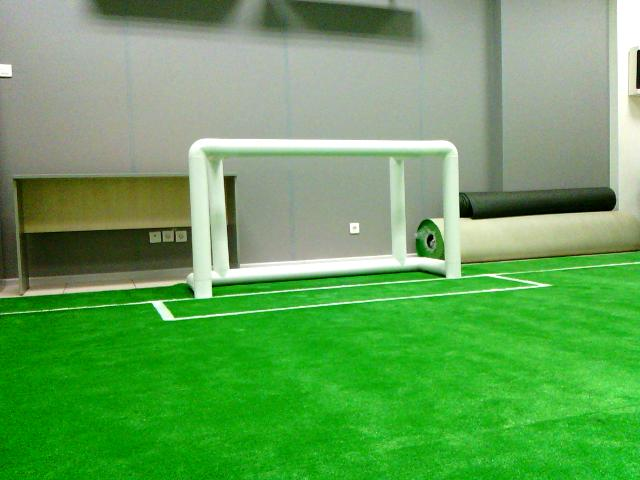
//> input picture goal_detection/IMAGE_0_0_0.jpg, 640 x 480 px, given in place of inp.webm, which was not available
$ ./goal_detection   (built with g++ and OpenCV 4)
//> lines starting //> are read from the running program, lines starting //| are printed output that depends on the picture; after the words box and inside, x2 and y2 are one past the last pixel; in counts of white or black regions, pixels touching at a corner belong together; pictures that were not available may be replaced by others from this repository, and a replacement may not be noted
//compile command: g++ -o goal_detection goal_detection.cpp `pkg-config opencv --cflags --libs`
//команда для компиляции: g++ -o goal_detection goal_detection.cpp `pkg-config opencv --cflags --libs`

#include <iostream>
#include "opencv2/highgui/highgui.hpp"
#include "opencv2/imgproc/imgproc.hpp"

using namespace cv;
using namespace std;

int find_biggest_area_component_ind (Mat img, Mat stats)
    {
    int ind = 0;
    float curr_max = 0;

    for(int i = 0; i < stats.rows; i++)
        {
        int x = stats.at<int>(Point(0, i));
        int y = stats.at<int>(Point(1, i));
        int w = stats.at<int>(Point(2, i));
        int h = stats.at<int>(Point(3, i));

        if (w * h > curr_max && w * h < img.rows * img.cols)
            {
            curr_max = w * h;
            ind = i;
            }
        }

    return ind;
    }

Rect find_biggest_area_component_rect (Mat img)
    {
    Mat labels;
    Mat stats;
    Mat centroids;
    cv::connectedComponentsWithStats (img, labels, stats, centroids);

    int ind = find_biggest_area_component_ind (img, stats);

    int x = stats.at <int> (Point (0, ind));
    int y = stats.at <int> (Point (1, ind));
    int w = stats.at <int> (Point (2, ind));
    int h = stats.at <int> (Point (3, ind));

    Rect rect (x, y, w, h);

    return rect;
    }

void colored_area_mask (Mat& img, int blur_kernel, int morph_kernel, Mat& res, Scalar low_color, Scalar high_color)
    {
    Mat imgHSV;
    Mat img_copy;
    img.copyTo (img_copy);

    medianBlur (img_copy, img_copy, blur_kernel);

    cvtColor (img_copy, imgHSV, COLOR_BGR2HSV);

    inRange (imgHSV, low_color, high_color, res);

    erode  (res, res, getStructuringElement (MORPH_ELLIPSE, Size (morph_kernel, morph_kernel)));
    dilate (res, res, getStructuringElement (MORPH_ELLIPSE, Size (morph_kernel, morph_kernel)));
    dilate (res, res, getStructuringElement (MORPH_ELLIPSE, Size (morph_kernel, morph_kernel)));
    erode  (res, res, getStructuringElement (MORPH_ELLIPSE, Size (morph_kernel, morph_kernel)));
    }

Rect detect_goal (Mat img, Mat& res)
    {
    int iLowH  = 0;
    int iHighH = 63;
    int iLowS  = 0;
    int iHighS = 111;
    int iLowV  = 249;
    int iHighV = 255;

    Scalar low_color  = Scalar (iLowH,  iLowS,  iLowV);
    Scalar high_color = Scalar (iHighH, iHighS, iHighV);

    colored_area_mask (img, 3, 5, res, low_color, high_color);

    return find_biggest_area_component_rect (res);
    }

void draw_lines (Mat& img, vector <Vec4i> lines, Scalar color = Scalar (0, 0, 255))
    {
    for (size_t i = 0; i < lines.size (); i ++)
        {
        Vec4i l = lines [i];
        line (img, Point (l [0], l [1]), Point (l [2], l [3]), color, 3, CV_AA);
        }
    }

void detect_lines (Mat img, Mat& cdst)
    {
    //black out non-green on heavily blurred image
    Mat field_mask;
    img.copyTo (field_mask);


    //medianBlur (img_th_blurred, img_th_blurred, 11);
    //blur (img_blurred, img_blurred, Size (21, 21));
    //colored_area_mask (img_blurred, )
    // 47 115 H компонента поля
    // 0 97 0 186 62 255 - HSV линий

    colored_area_mask (img, 21, 5, field_mask, Scalar (47, 0, 0), Scalar (145, 255, 255));
    //imshow ("Blurred", img_blurred);
    //bitwise_and (img_copy, img_copy, img_copy, field_mask);

    Mat img_copy;
    img.copyTo (img_copy, field_mask);

    //tune the coefficients of Hough transform

    Mat dst;

    Canny (img_copy, dst, 50, 200, 3);
    cvtColor (dst, cdst, CV_GRAY2BGR);

    imshow ("Blurred", img_copy);

    vector <Vec4i> lines;

    HoughLinesP (dst, lines, 1, CV_PI/180, 50, 50, 10 );

    draw_lines (cdst, lines);
    }

int main( int argc, char** argv )
    {
    //VideoCapture cap(0); //capture the video from web cam
    VideoCapture cap ("inp.webm"); //capture the video from web cam

    if ( !cap.isOpened() )  // if not success, exit program
        {
        cout << "Cannot open the web cam" << endl;
        return -1;
        }

    // [23 lines of commented-out code are left out]

    while (true)
        {
        Mat imgOriginal;
        bool bSuccess = cap.read(imgOriginal); // read a new frame from video
//> imgOriginal is the input picture: 480 rows x 640 cols, CV_8UC3; mean B, G, R 90.3, 163.3, 100.5

        if (!bSuccess) //if not success, break loop
            {
            cout << "Cannot read a frame from video stream" << endl;
            break;
            }

        // [14 lines of commented-out code are left out]

        Mat imgThresholded;
        Rect rect = detect_goal (imgOriginal, imgThresholded);
//> in colored_area_mask, `cvtColor (img_copy, imgHSV, COLOR_BGR2HSV);`: imgHSV: 480 rows x 640 cols, CV_8UC3; mean H, S, V 51.7, 120.3, 163.4
//> in colored_area_mask, `inRange (imgHSV, low_color, high_color, res);`:
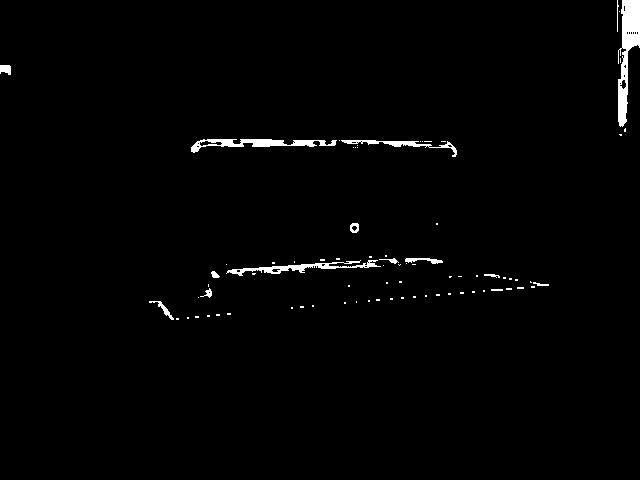
//> res: 480 rows x 640 cols, CV_8UC1; 1.4% white; 78 white regions (63 under 20 px), largest, box (x1, y1, x2, y2) and area: (618, 0, 640, 127) 1436, (191, 139, 337, 153) 793, (226, 260, 381, 276) 684
//> in colored_area_mask, `erode  (res, res, getStructuringElement (MORPH_ELLIPSE, Size (morph_ke..`:
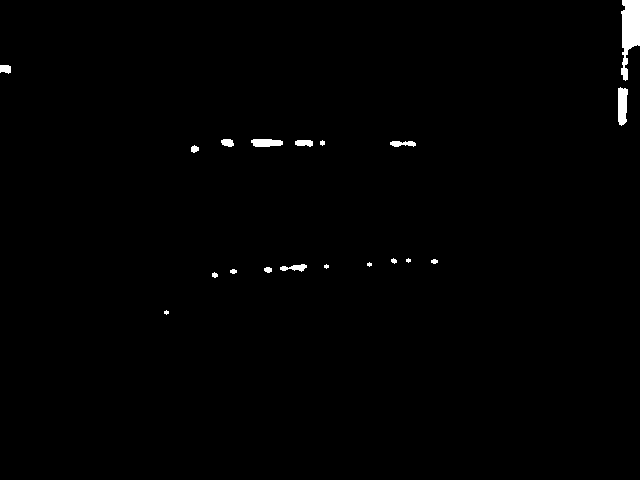
//> res: 480 rows x 640 cols, CV_8UC1; 0.75% white; 19 white regions (4 under 20 px), largest, box (x1, y1, x2, y2) and area: (621, 0, 640, 81) 999, (618, 87, 628, 126) 324, (251, 139, 283, 147) 216
//> in find_biggest_area_component_rect, `cv::connectedComponentsWithStats (img, labels, stats, centroids);`: labels: 480 rows x 640 cols, CV_32SC1; 20 distinct labels, from 0 to 19
//> in find_biggest_area_component_rect, `cv::connectedComponentsWithStats (img, labels, stats, centroids);`: stats = 20 rows, first 6: [0, 0, 640, 480, 304882], [621, 0, 19, 81, 999], [0, 65, 11, 9, 83], [618, 87, 10, 39, 324], [221, 139, 13, 8, 82], [251, 139, 32, 8, 216]; centroids = 20 rows, first 8: [318.3, 240.5], [629.5, 29.91], [5.05, 68.47], [622, 105.2], [227.2, 142.3], [265.9, 142.4], [303.7, 142.6], [322, 142.5]
//> the loop in find_biggest_area_component_ind, `for(int i = 0; i < stats.rows; i++)` made 20 passes
//> (x, y, w, h, curr_max) on pass 2: (621, 0, 19, 81, 1539)
//> (x, y, w, h) on passes 1, 3, 4, 5, 6, 7: (0, 0, 640, 480), (0, 65, 11, 9), (618, 87, 10, 39), (221, 139, 13, 8), (251, 139, 32, 8), (295, 140, 18, 7)
//> after the loop in find_biggest_area_component_ind, `for(int i = 0; i < stats.rows; i++)`: curr_max = 1539; ind = 1
//> in find_biggest_area_component_rect, `int x = stats.at <int> (Point (0, ind));`: x = 621
//> in find_biggest_area_component_rect, `int y = stats.at <int> (Point (1, ind));`: y = 0
//> in find_biggest_area_component_rect, `int w = stats.at <int> (Point (2, ind));`: w = 19
//> in find_biggest_area_component_rect, `int h = stats.at <int> (Point (3, ind));`: h = 81
//> in find_biggest_area_component_rect, `Rect rect (x, y, w, h);`: rect = Rect(621, 0, 19, 81)
//> rect = Rect(621, 0, 19, 81)

        Mat lines;
        imgOriginal.copyTo (lines);
        detect_lines (imgOriginal, lines);
//> call 2 of colored_area_mask, with blur_kernel = 21, morph_kernel = 5, low_color = Scalar(47), high_color = Scalar(145, 255, 255)
//> in colored_area_mask (call 2), `medianBlur (img_copy, img_copy, blur_kernel);`:
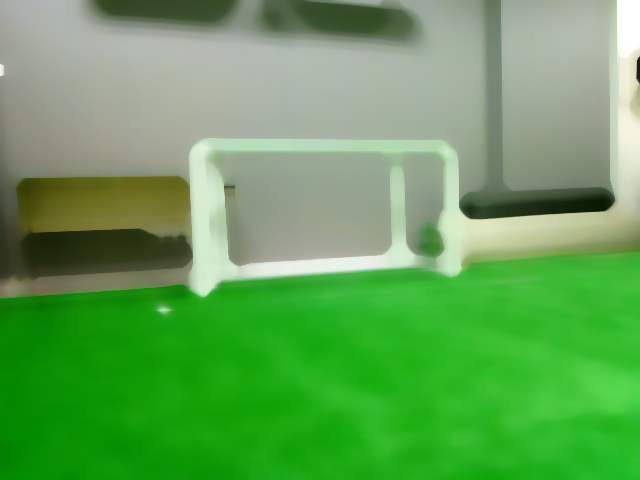
//> img_copy: 480 rows x 640 cols, CV_8UC3; mean B, G, R 89.1, 163.2, 99.4
//> in colored_area_mask (call 2), `cvtColor (img_copy, imgHSV, COLOR_BGR2HSV);`: imgHSV: 480 rows x 640 cols, CV_8UC3; mean H, S, V 51.5, 119.6, 163.2
//> in colored_area_mask (call 2), `inRange (imgHSV, low_color, high_color, res);`: res: 480 rows x 640 cols, CV_8UC1; 74.6% white; 212 black regions (178 under 20 px), largest, box (x1, y1, x2, y2) and area: (0, 12, 261, 298) 47253, (454, 0, 640, 269) 12275, (224, 186, 392, 275) 7970
//> in colored_area_mask (call 2), `erode  (res, res, getStructuringElement (MORPH_ELLIPSE, Size (morph_ke..`:
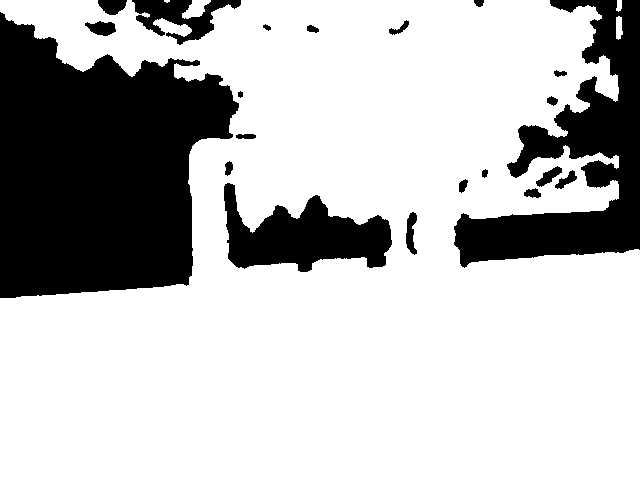
//> res: 480 rows x 640 cols, CV_8UC1; 73.9% white; 21 black regions, largest, box (x1, y1, x2, y2) and area: (0, 12, 239, 298) 47769, (454, 0, 640, 268) 19848, (224, 183, 392, 272) 8100
//> in detect_lines, `img.copyTo (img_copy, field_mask);`:
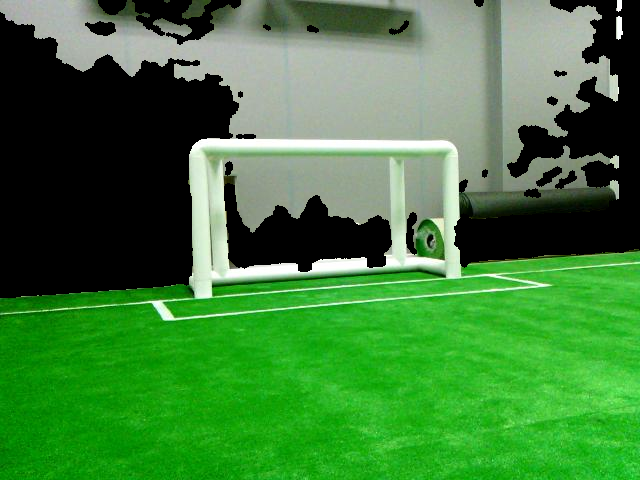
//> img_copy: 480 rows x 640 cols, CV_8UC3; mean B, G, R 59.3, 125.2, 63.8
//> in detect_lines, `Canny (img_copy, dst, 50, 200, 3);`:
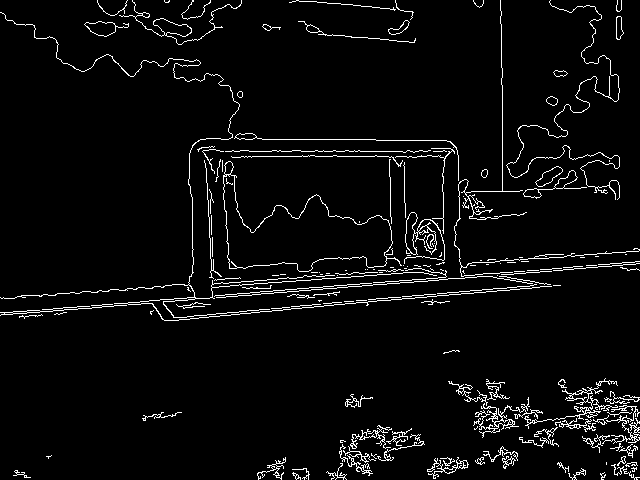
//> dst: 480 rows x 640 cols, CV_8UC1; 4.3% white in thin lines or dots
//> in detect_lines, `cvtColor (dst, cdst, CV_GRAY2BGR);`: cdst: 480 rows x 640 cols, CV_8UC3; 4.3% white in thin lines or dots
//> in detect_lines, `HoughLinesP (dst, lines, 1, CV_PI/180, 50, 50, 10 );`: lines = 60 lines (x1, y1, x2, y2), first 8: [199, 317, 560, 285], [17, 296, 171, 285], [553, 270, 635, 264], [461, 276, 639, 261], [252, 294, 386, 284], [0, 315, 129, 304], [500, 0, 502, 146], [220, 151, 457, 151]
//> the loop in draw_lines, `for (size_t i = 0; i < lines.size (); i ++)` made 60 passes
//> l on passes 1 to 12: [199, 317, 560, 285], [17, 296, 171, 285], [553, 270, 635, 264], [461, 276, 639, 261], [252, 294, 386, 284], [0, 315, 129, 304], [500, 0, 502, 146], [220, 151, 457, 151], [4, 313, 194, 296], [161, 318, 550, 284], [337, 287, 497, 275], [91, 292, 163, 287]
//> after the loop in draw_lines, `for (size_t i = 0; i < lines.size (); i ++)`:
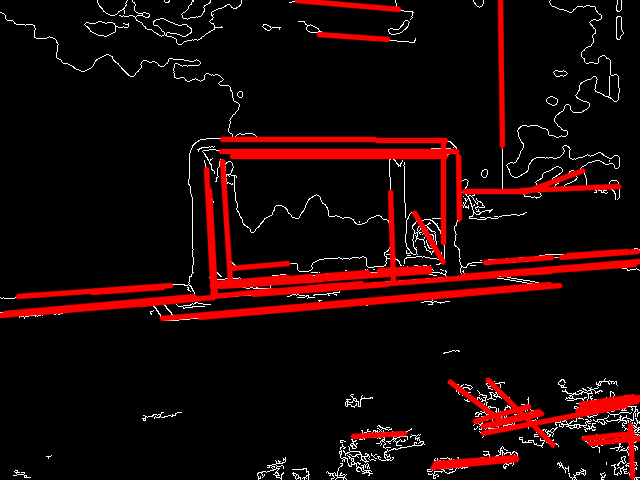
//> img: 480 rows x 640 cols, CV_8UC3; mean B, G, R 5.8, 5.8, 27.3

        Scalar color (255, 0, 0);
        rectangle (imgOriginal, rect, color, 5);

        //imshow ("Thresholded Image", imgThresholded); //show the thresholded image
        imshow ("Original", imgOriginal); //show the original image
        imshow ("Lines", lines); //show the original image

        if (waitKey(30) == 27) //wait for 'esc' key press for 30ms. If 'esc' key is pressed, break loop
//> the Esc key is pressed
                {
            cout << "esc key is pressed by user" << endl;
            break;
            }
        }

    return 0;
    }

$ run again, on goal_detection/IMAGE_1_0_0.jpg
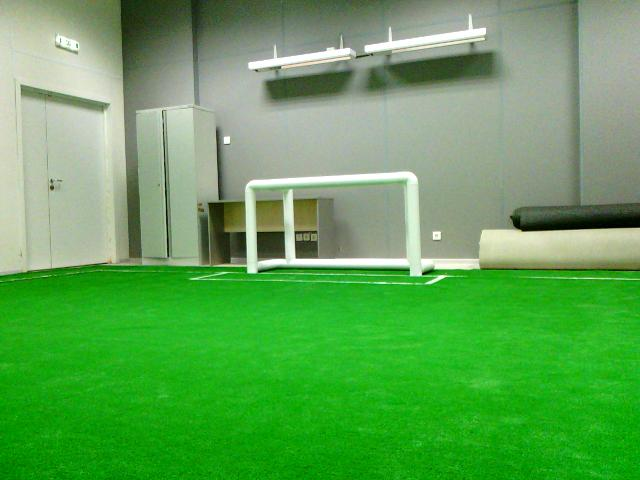
//> input picture goal_detection/IMAGE_1_0_0.jpg, 640 x 480 px, given in place of inp.webm, which was not available
//> imgOriginal is the input picture: 480 rows x 640 cols, CV_8UC3; mean B, G, R 86.4, 164.4, 95.1
//> imgHSV: 480 rows x 640 cols, CV_8UC3; mean H, S, V 53, 124, 164.5
//> in colored_area_mask, `dilate (res, res, getStructuringElement (MORPH_ELLIPSE, Size (morph_ke..`:
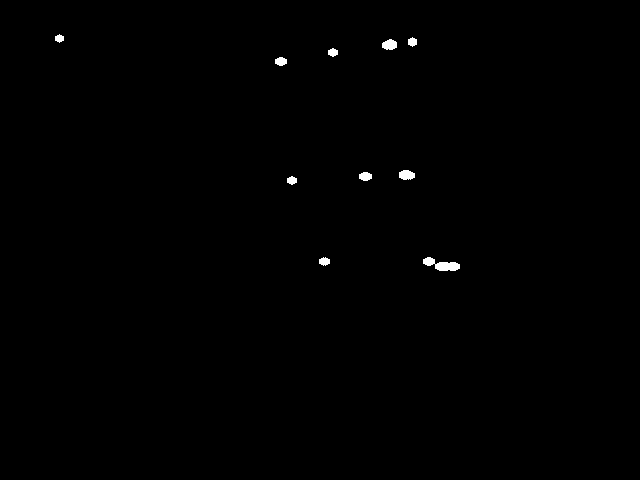
//> res: 480 rows x 640 cols, CV_8UC1; 0.34% white; 10 white regions, largest, box (x1, y1, x2, y2) and area: (423, 257, 460, 271) 281, (399, 170, 415, 180) 128, (382, 39, 397, 50) 127
//> labels: 480 rows x 640 cols, CV_32SC1; 12 distinct labels, from 0 to 11
//> stats = [[0, 0, 640, 480, 306781], [57, 36, 5, 5, 17], [410, 39, 5, 6, 22], [384, 41, 11, 7, 59], [330, 50, 6, 5, 22], [277, 59, 8, 5, 32], [401, 172, 12, 6, 58], [361, 174, 9, 5, 37], [289, 178, 6, 5, 22], [321, 259, 7, 5, 25], [425, 259, 8, 5, 32], [437, 264, 21, 5, 93]]; centroids = [[319.4, 239.6], [59, 38], [412, 41.5], [389.3, 44.31], [332.5, 52], [280.5, 61], [406.2, 174.6], [365, 176], [291.5, 180], [324, 261], [428.5, 261], [446.9, 266]]
//> the loop in find_biggest_area_component_ind, `for(int i = 0; i < stats.rows; i++)` made 12 passes
//> (x, y, w, h, curr_max) on passes 2, 3, 4, 12: (57, 36, 5, 5, 25), (410, 39, 5, 6, 30), (384, 41, 11, 7, 77), (437, 264, 21, 5, 105)
//> after the loop in find_biggest_area_component_ind, `for(int i = 0; i < stats.rows; i++)`: curr_max = 105; ind = 11
//> in find_biggest_area_component_rect, `int x = stats.at <int> (Point (0, ind));`: x = 437
//> in find_biggest_area_component_rect, `int y = stats.at <int> (Point (1, ind));`: y = 264
//> in find_biggest_area_component_rect, `int w = stats.at <int> (Point (2, ind));`: w = 21
//> in find_biggest_area_component_rect, `int h = stats.at <int> (Point (3, ind));`: h = 5
//> in find_biggest_area_component_rect, `Rect rect (x, y, w, h);`: rect = Rect(437, 264, 21, 5)
//> imgHSV: 480 rows x 640 cols, CV_8UC3; mean H, S, V 52.6, 123.2, 164.1
//> dst: 480 rows x 640 cols, CV_8UC1; 3.3% white in thin lines or dots
//> cdst: 480 rows x 640 cols, CV_8UC3; 3.3% white in thin lines or dots
//> lines = 46 lines (x1, y1, x2, y2), first 8: [214, 273, 420, 276], [199, 271, 409, 274], [483, 270, 585, 270], [264, 267, 377, 267], [140, 265, 196, 266], [467, 268, 550, 267], [191, 277, 301, 279], [200, 280, 287, 281]
//> the loop in draw_lines, `for (size_t i = 0; i < lines.size (); i ++)` made 46 passes
//> after the loop in draw_lines, `for (size_t i = 0; i < lines.size (); i ++)`:
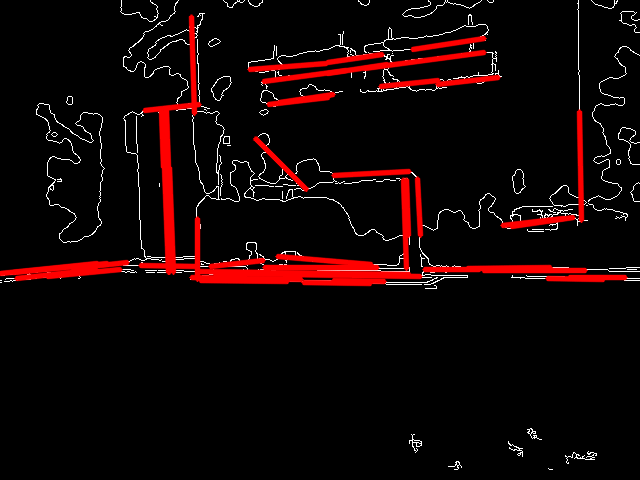
//> img: 480 rows x 640 cols, CV_8UC3; mean B, G, R 5.1, 5.1, 19
